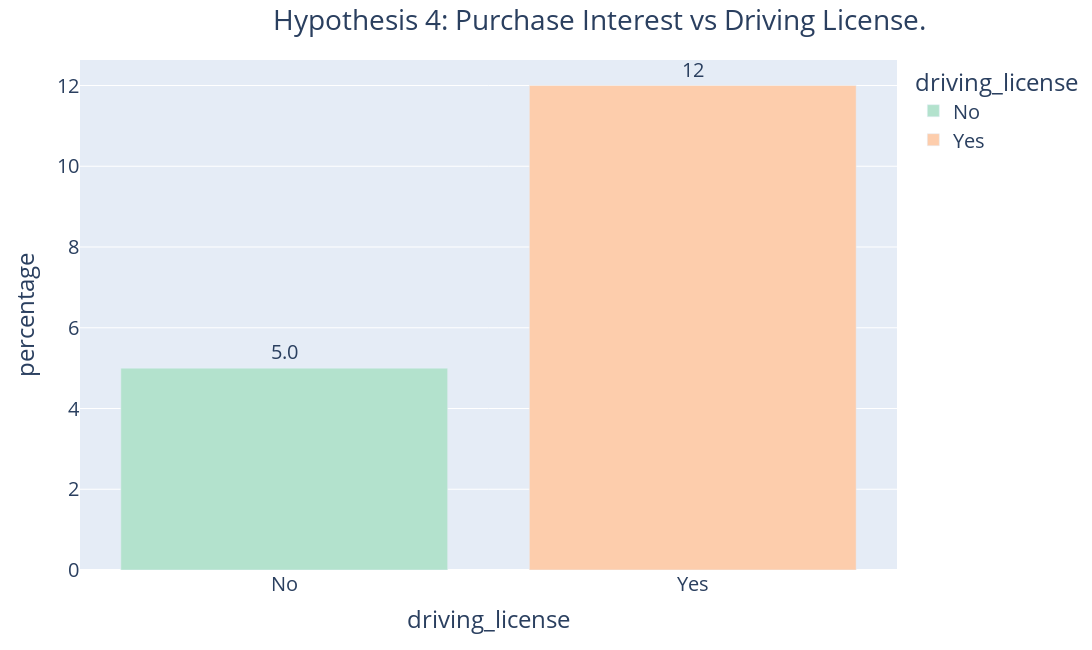

Write notebook code for a chart like this one.
### Markdown cell above
False, customers that spend more than 30k yearly show greter interest on purchase vehicle insurance.

### Code cell
# 4. The interest on purchase the vehicle insurance is greater for customers that have driver license.
aux9 = pd.crosstab(df4['driving_license'], df4['response'])
aux9['percentage'] = round(aux9[1]/(aux9[0]+aux9[1])*100)

# Creating new dataframe for a bar chart
ax9 = [['No', 5 ],['Yes', 12]]
ax9_df = pd.DataFrame(ax9, columns=['driving_license','percentage'])

# Bar chart
fig = px.bar(ax9_df, 
             x='driving_license', 
             y='percentage', 
             color='driving_license', 
             text='percentage', 
             width=1500,
             height=650, 
             color_discrete_sequence=px.colors.qualitative.Pastel2 )
fig.update_traces(texttemplate='%{text:.2s}', 
                  textposition='outside')
fig.update_layout(title_text="Hypothesis 4: Purchase Interest vs Driving License.", 
                  title_x=0.25,
                  font=dict(size=20))
fig.show()

### Figure 1 — Plotly figure (JSON) as saved in the notebook; plotly's stock layout.template omitted (floating-point values rounded to 4 significant figures)
{"data": [{"alignmentgroup": "True", "hovertemplate": "driving_license=%{x}<br>percentage=%{text}<extra></extra>", "legendgroup": "No", "marker": {"color": "rgb(179,226,205)", "pattern": {"shape": ""}}, "name": "No", "offsetgroup": "No", "orientation": "v", "showlegend": true, "text": [5], "textposition": "outside", "texttemplate": "%{text:.2s}", "type": "bar", "x": ["No"], "xaxis": "x", "y": [5], "yaxis": "y"}, {"alignmentgroup": "True", "hovertemplate": "driving_license=%{x}<br>percentage=%{text}<extra></extra>", "legendgroup": "Yes", "marker": {"color": "rgb(253,205,172)", "pattern": {"shape": ""}}, "name": "Yes", "offsetgroup": "Yes", "orientation": "v", "showlegend": true, "text": [12], "textposition": "outside", "texttemplate": "%{text:.2s}", "type": "bar", "x": ["Yes"], "xaxis": "x", "y": [12], "yaxis": "y"}], "layout": {"barmode": "relative", "font": {"size": 20}, "height": 650, "legend": {"title": {"text": "driving_license"}, "tracegroupgap": 0}, "margin": {"t": 60}, "title": {"text": "Hypothesis 4: Purchase Interest vs Driving License.", "x": 0.25}, "width": 1500, "xaxis": {"anchor": "y", "categoryarray": ["No", "Yes"], "categoryorder": "array", "domain": [0, 1], "title": {"text": "driving_license"}}, "yaxis": {"anchor": "x", "domain": [0, 1], "title": {"text": "percentage"}}}}
